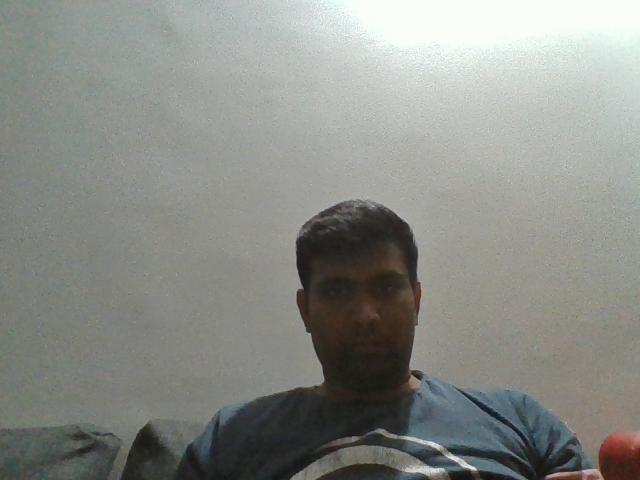
#> input picture opencv_demo/resources/Image_capture_demo.png, 640 x 480 px, found by its file name
$ python opencv_contours_demo.py
#> lines starting #> are read from the running program, lines starting #| are printed output that depends on the picture; after the words box and inside, x2 and y2 are one past the last pixel; in counts of white or black regions, pixels touching at a corner belong together
import cv2 as cv
import numpy as np

img = cv.imread('resources/image_capture_demo.png')
#> img is the input picture: shape (480, 640, 3); mean B, G, R 135.3, 140.6, 138.3

#apply gray, blur and edge detection for better contour draw.
#contour is baiscally find white object from black background
imggray = cv.cvtColor(img,cv.COLOR_BGR2GRAY)
imgGaublur = cv.GaussianBlur(imggray,(5,5),0)
imgCanny = cv.Canny(imgGaublur,127,255,0)
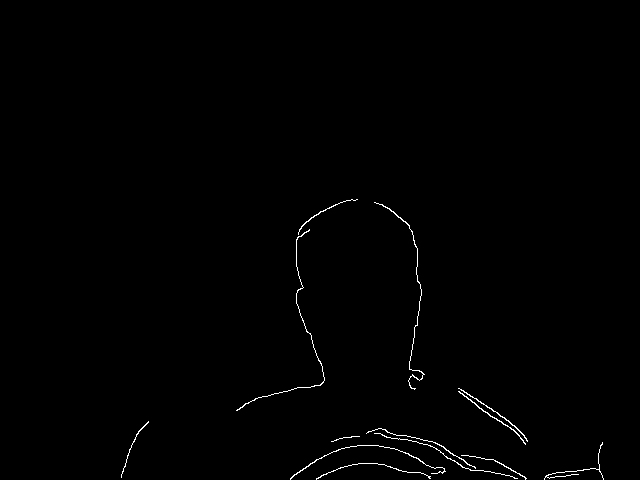
#> imgCanny: shape (480, 640); 0.6% white in thin lines or dots, all inside (x1, y1, x2, y2) = (121, 199, 604, 480)

#find x,y co-ordinates of contours and draw contours in the choosen color.
contours,imgContour = cv.findContours(imgCanny,cv.RETR_TREE,cv.CHAIN_APPROX_SIMPLE)
#> contours = 13 contours, 6 with area under 20; largest, box (x1, y1, x2, y2) and area: (458, 391, 526, 445) 48, (458, 388, 528, 442) 46, (374, 202, 425, 390) 43, (290, 445, 446, 480) 39, (236, 229, 325, 411) 32, (366, 428, 476, 469) 26, (298, 199, 358, 235) 24; imgContour = 13 rows, first 6: [1, -1, -1, -1], [2, 0, -1, -1], [3, 1, -1, -1], [4, 2, -1, -1], [5, 3, -1, -1], [6, 4, -1, -1]
print(len(contours))
#| 13
imgDrawCont = cv.drawContours(img, contours, -1, (0,255,255), 2)
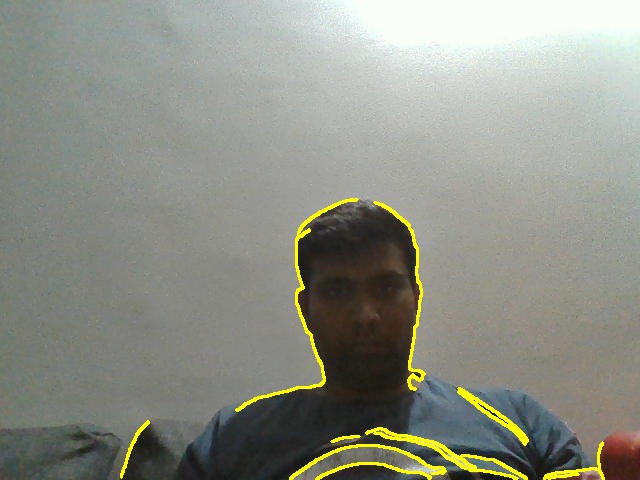
#> imgDrawCont: shape (480, 640, 3); mean B, G, R 133.5, 143.6, 141.3

cv.imshow('Contours-Demo', imgDrawCont)

cv.waitKey(0)
cv.destroyAllWindows()
